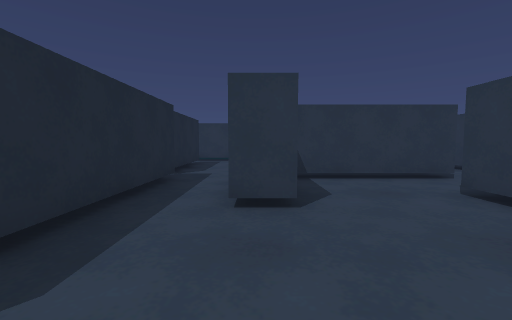
[1] (above)

22 first-person views from a walk through a scene from a Unity 3-D project. The camera is 0.49 m above the floor, tilts 4° down and sees 90° across. The floor is counted in squares, 0.5 m on a side. Each view is taken from the middle of a square. On the plan, view 1 faces up. The plan holds only what a view shows up to about 11 squares ahead; the rest is blank.

[2]
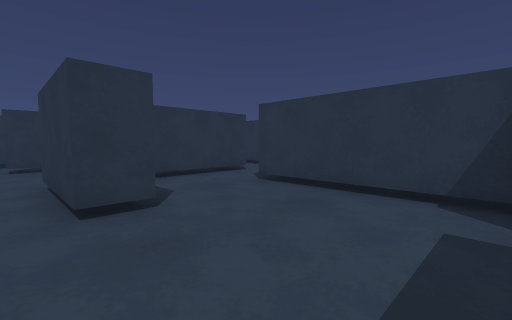

[3]
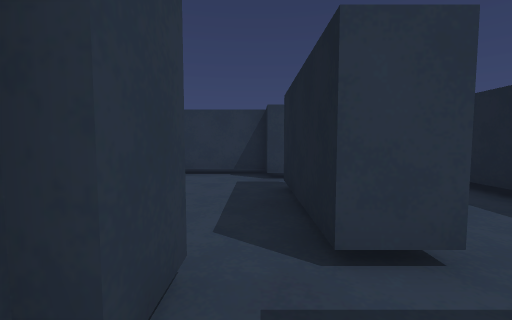

[4]
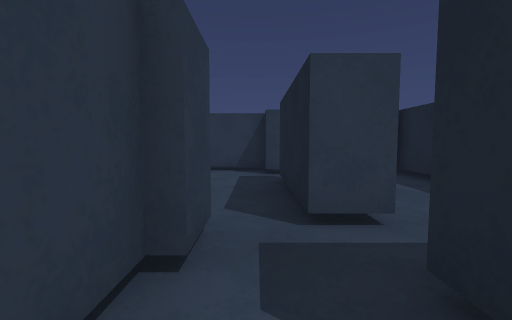

[5]
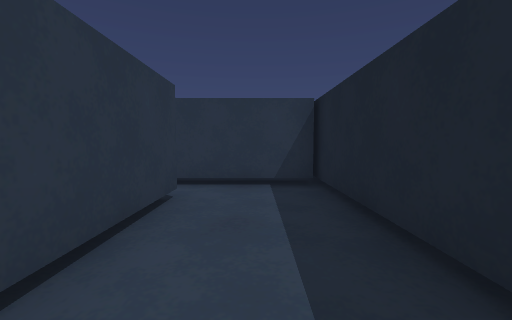

[6]
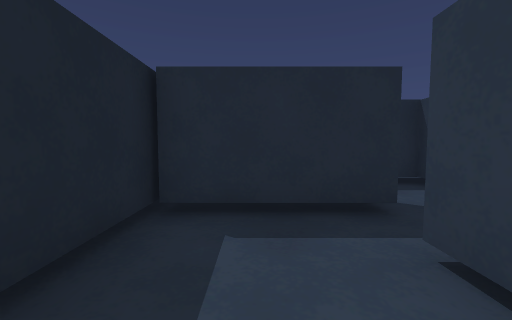

[7]
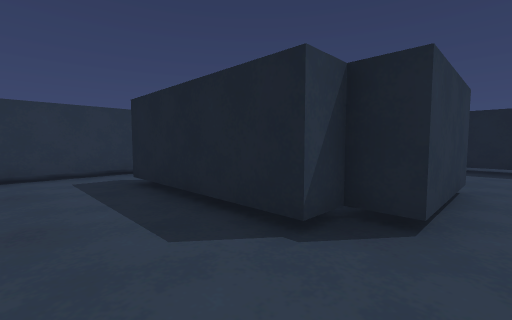

[8]
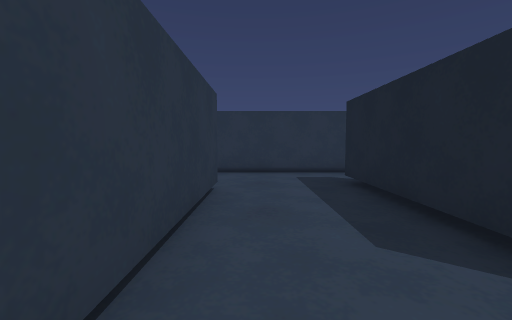

[9]
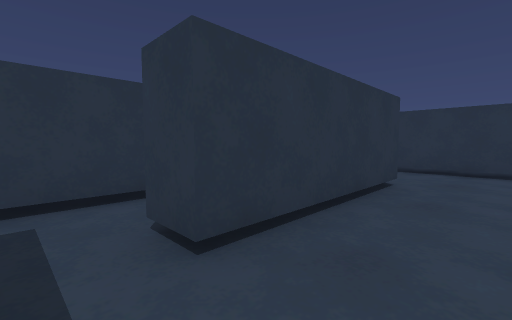

[10]
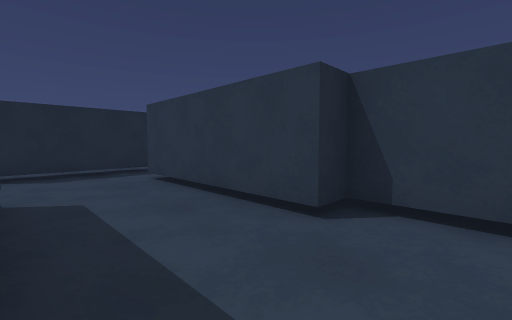

[11]
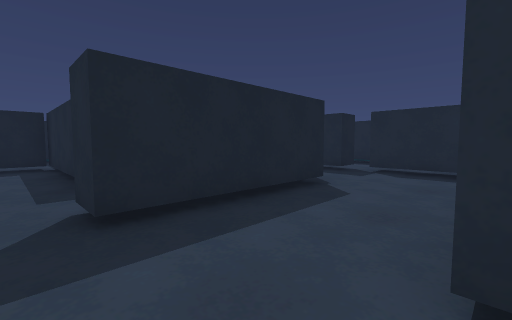

[12]
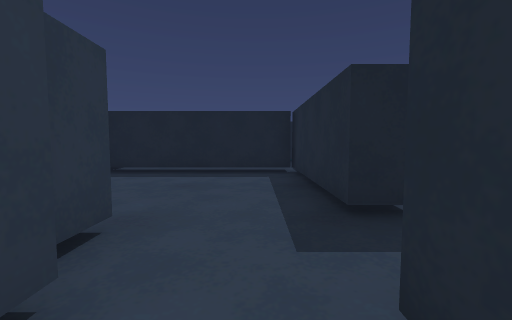

[13]
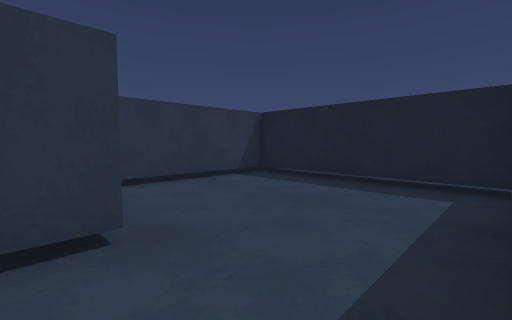

[14]
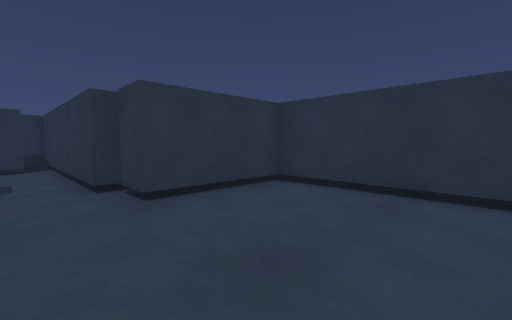

[15]
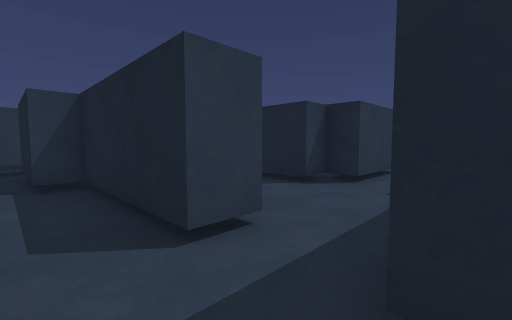

[16]
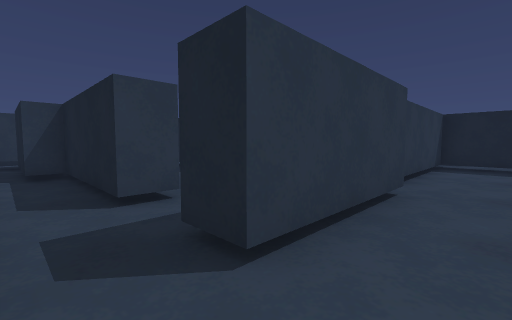

[17]
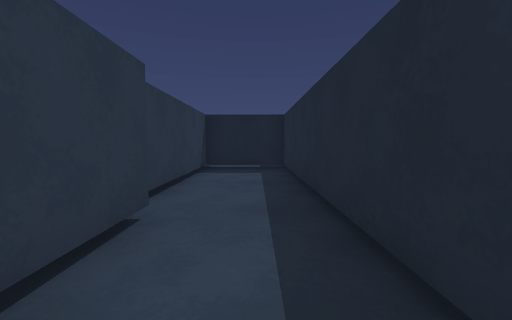

[18]
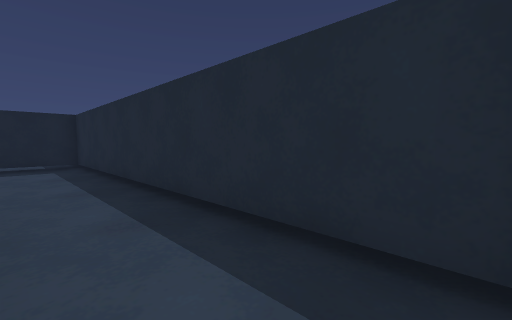

[19]
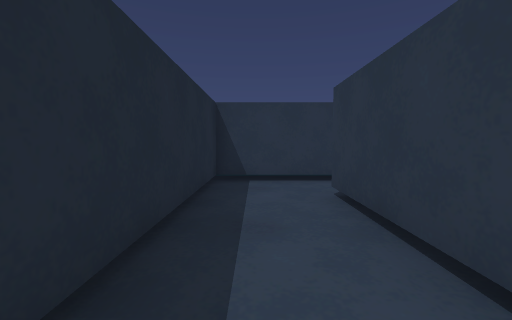

[20]
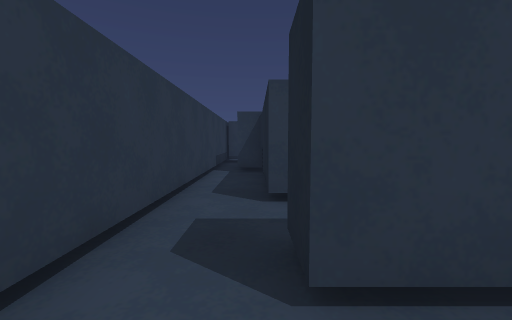

[21]
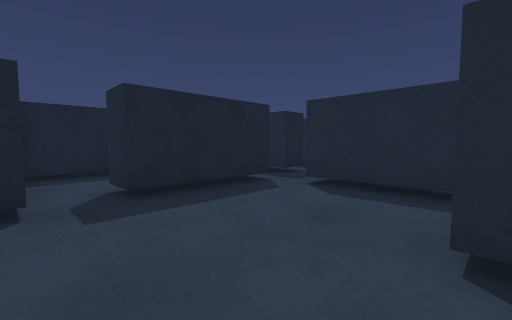

[22]
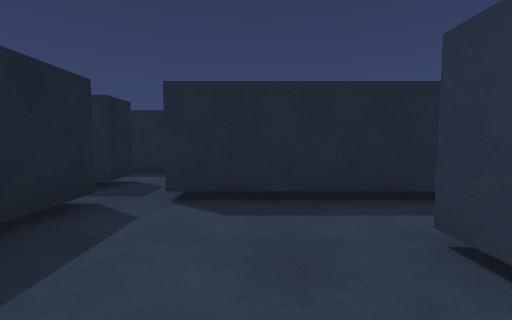

### Floor plan
Key: @ floor where view 1 was taken; # wall or solid block; . floor.
Columns run from 6 left of view 1 to 11 right of it. Each row starts with its distance up from view 1.
 14 ##############
 13 #............#
 12 #....#########
 11 #..#.######..#
 10 #..#.........#
  9 #..#.........#
  8 #..#...#####.#
  7 #..##.######.##
  6 #..##.#.......#
  5 #..##.#.......####
  4 #..##.#...##.....#
  3 #..##.....##.....#
  2 #####.....##.....#
  1 #####.....##.....#
  0 #.....@..#########
 -1 #...####.###
 -2 #.#......#
 -3   #......#
 -4   #......#
 -5   ########

Where each view was taken, in squares from view 1:
view 1: 0 up, 0 right, facing up
view 2: 0 up, 1 left, facing up-right
view 3: 0 up, 4 left, facing right
view 4: 0 up, 5 left, facing right
view 5: 3 down, 3 left, facing right
view 6: 3 down, 0 right, facing left
view 7: 10 up, 1 left, facing down-right
view 8: 10 up, 1 left, facing right
view 9: 9 up, 2 left, facing up-right
view 10: 8 up, 6 right, facing up-left
view 11: 11 up, 6 right, facing down-left
view 12: 8 up, 6 right, facing down
view 13: 6 up, 5 right, facing down-right
view 14: 1 up, 6 right, facing up-right
view 15: 13 up, 3 left, facing down-right
view 16: 13 up, 5 left, facing down-right
view 17: 11 up, 5 left, facing down
view 18: 13 up, 4 left, facing down-left
view 19: 7 up, 5 left, facing up
view 20: 12 up, 5 left, facing right
view 21: 4 up, 3 right, facing down-left
view 22: 2 up, 2 right, facing left
